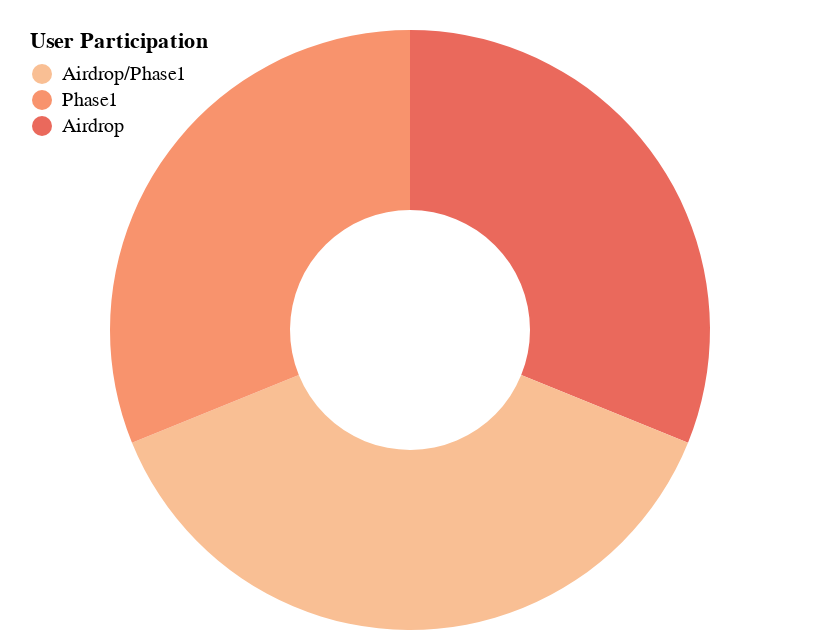

The cell this chart's notebook holds for it:
### Code cell
mars_source.columns = ['User Participation','Amount of MARS locked in Phase 2']
mars_source_chart = alt.Chart(mars_source).mark_arc(innerRadius=60).encode(
    theta=alt.Theta(field="Amount of MARS locked in Phase 2", type="quantitative"),
    color=alt.Color(field="User Participation", type="nominal",
            sort=['Airdrop/Phase1','Phase1','Airdrop'],
            scale=alt.Scale(scheme='lightorange'),
            legend=alt.Legend(
            orient='none',
            padding=10,
            legendY=-10,
            direction='vertical')),
    tooltip=['User Participation','Amount of MARS locked in Phase 2']
).configure_view(strokeOpacity=0)
mars_source_chart

### Figure 1 — Vega-Lite specification as saved in the notebook (floating-point values rounded to 4 significant figures)
{"config": {"view": {"continuousWidth": 400, "continuousHeight": 300, "strokeOpacity": 0}}, "data": {"name": "data-bbac12ad66950410d5567817d80c2c12"}, "mark": {"type": "arc", "innerRadius": 60}, "encoding": {"color": {"field": "User Participation", "legend": {"direction": "vertical", "legendY": -10, "orient": "none", "padding": 10}, "scale": {"scheme": "lightorange"}, "sort": ["Airdrop/Phase1", "Phase1", "Airdrop"], "type": "nominal"}, "theta": {"field": "Amount of MARS locked in Phase 2", "type": "quantitative"}, "tooltip": [{"field": "User Participation", "type": "nominal"}, {"field": "Amount of MARS locked in Phase 2", "type": "quantitative"}]}, "$schema": "https://vega.github.io/schema/vega-lite/v4.17.0.json", "datasets": {"data-bbac12ad66950410d5567817d80c2c12": [{"User Participation": "Airdrop", "Amount of MARS locked in Phase 2": 132}, {"User Participation": "Airdrop/Phase1", "Amount of MARS locked in Phase 2": 160}, {"User Participation": "Phase1", "Amount of MARS locked in Phase 2": 132}]}}
